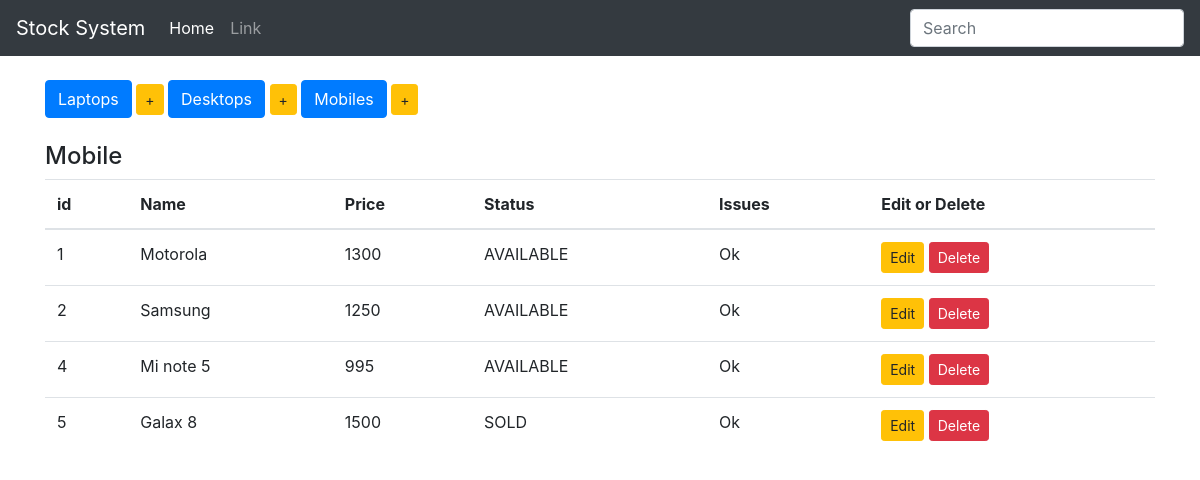
The app's page /show_mobiles, older data.
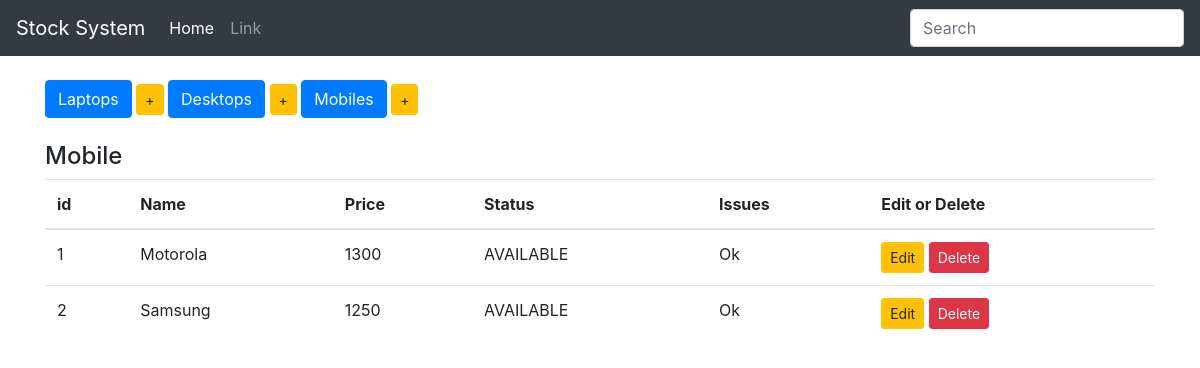
The same page, newer data.
### StockApp/models.py (models this page shows, shortened)
class Product(models.Model):
    name = models.CharField(max_length=100, blank=False)
    price = models.IntegerField()
    choices = (
        ('AVAILABLE', 'Ready to Purchase'),
        ('SOLD', 'Item Sold'),
        ('RESTOCKING', 'Under Restocking')
    )
    status = models.CharField(max_length=10, choices=choices, default='AVAILABLE')
    issues = models.CharField(max_length=100, default='Ok')
    class Meta:
        abstract = True

class Mobile(Product):
    pass

### StockApp/views.py (the view)
# urls.py: url(r'^show_mobiles$', show_mobiles, name='show_mobiles'),
def show_mobiles(request):
    items = Mobile.objects.all()
    context = {
        'items': items,
        'header': 'Mobile'
    }
    return render(request, 'index.html', context)

### StockApp/templates/index.html
{% extends 'base.html' %}
{% block body %}
    <br>
    <div class="button-group">
        <a href="{% url 'show_laptops' %}" class="btn btn-primary btn-md" role="button"> Laptops</a>
        <a href="{% url 'add_laptop' %}" class="btn btn-warning btn-sm" role="button"> +</a>
        <a href="{% url 'show_desktops' %}" class="btn btn-primary btn-md" role="button"> Desktops</a>
        <a href="{% url 'add_desktop' %}" class="btn btn-warning btn-sm" role="button"> +</a>
        <a href="{% url 'show_mobiles' %}" class="btn btn-primary btn-md" role="button"> Mobiles</a>
        <a href="{% url 'add_mobile' %}" class="btn btn-warning btn-sm" role="button"> +</a>
    </div>
    <br>
    <h4>{{ header }}</h4>
    <table class="table table-hover">
        <thead>
        <tr>
            <th>id</th>
            <th>Name</th>
            <th>Price</th>
            <th>Status</th>
            <th>Issues</th>
            <th>Edit or Delete</th>
        </tr>
        </thead>
        <tbody>
        {% for item in items %}
            <tr>
                <td>{{ item.pk }}</td>
                <td>{{ item.name }}</td>
                <td>{{ item.price }}</td>
                <td>{{ item.status }}</td>
                <td>{{ item.issues }}</td>
                {% if header|lower == "laptops" %}
                    <td>
                        <a href="{% url 'edit_laptop' item.pk %}" class="btn btn-warning btn-sm" role="button">Edit</a>
                        <a href="{% url 'delete_laptop' item.pk %}" class="btn btn-danger btn-sm"
                           role="button">Delete</a>
                    </td>
                {% elif header|lower == "desktops" %}
                    <td>
                        <a href="{% url 'edit_desktop' item.pk %}" class="btn btn-warning btn-sm" role="button">Edit</a>
                        <a href="{% url 'delete_desktop' item.pk %}" class="btn btn-danger btn-sm"
                           role="button">Delete</a>
                    </td>
                {% else %}
                    <td>
                        <a href="{% url 'edit_mobile' item.pk %}" class="btn btn-warning btn-sm" role="button">Edit</a>
                        <a href="{% url 'delete_mobile' item.pk %}" class="btn btn-danger btn-sm"
                           role="button">Delete</a>
                    </td>
                {% endif %}
            </tr>
        {% endfor %}
        </tbody>
    </table>
{% endblock %}

Row changes from the older to the newer data that the page shows:
removed Mobile: pk "4", name "Mi note 5", price "995", status "AVAILABLE", issues "Ok"
removed Mobile: pk "5", name "Galax 8", price "1500", status "SOLD", issues "Ok"
